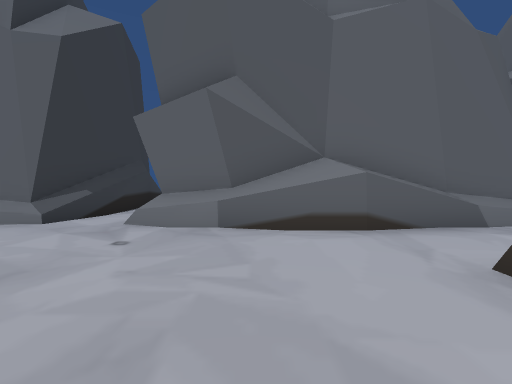
[1] (above)

16 first-person views from a walk through a scene from a Unity 3-D project. The camera is 1.5 m above the floor, tilts 2° down and sees 85° across. The floor is counted in squares, 2 m on a side. Each view is taken from the middle of a square. On the plan, view 1 faces up. The plan holds only what a view shows up to about 10 squares ahead; the rest is blank. The place goes on beyond the plan. The player character is not drawn.

[2]
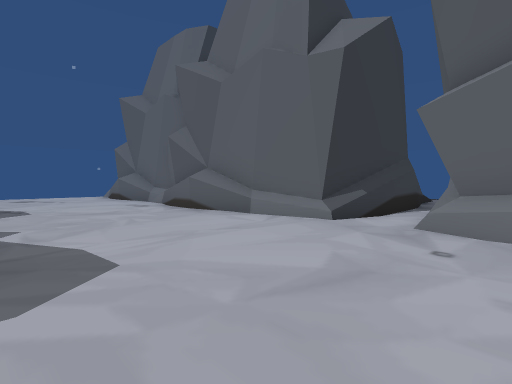

[3]
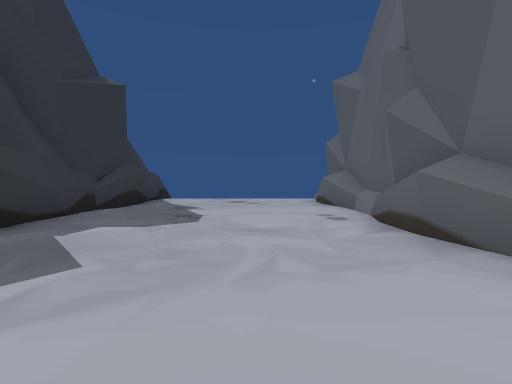

[4]
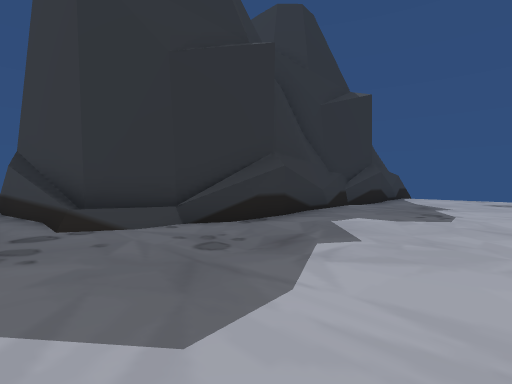

[5]
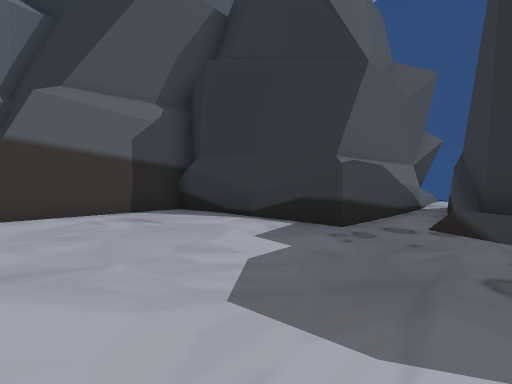

[6]
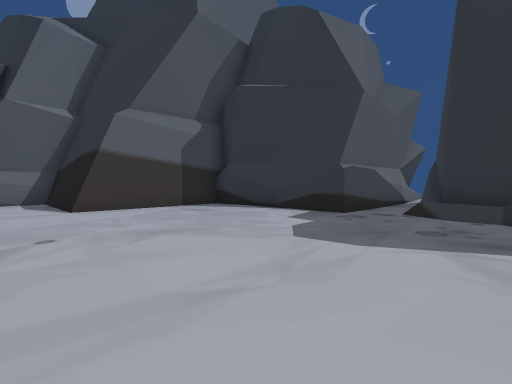

[7]
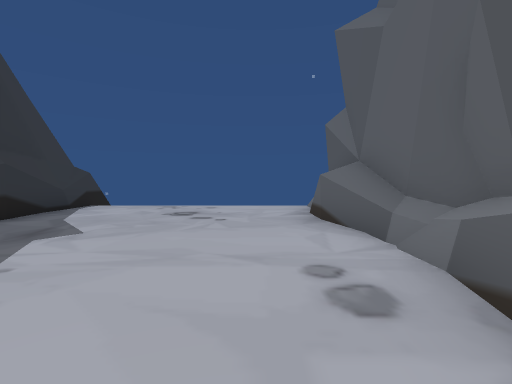

[8]
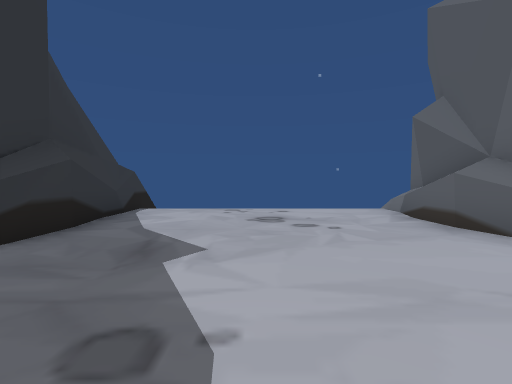

[9]
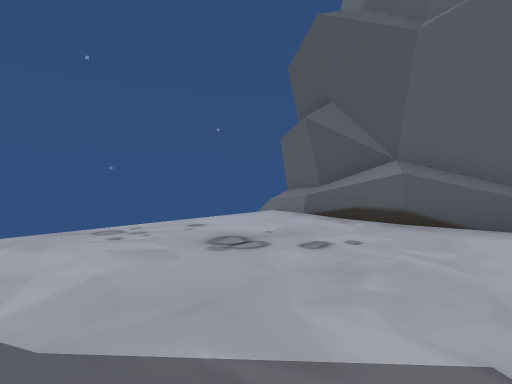

[10]
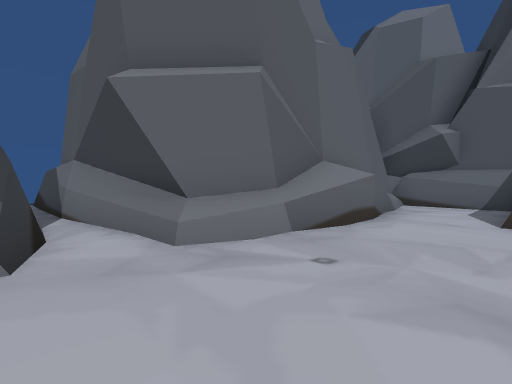

[11]
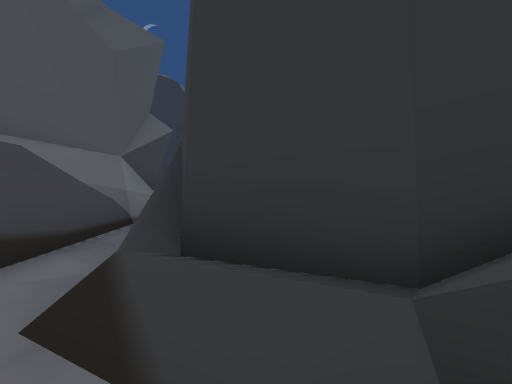

[12]
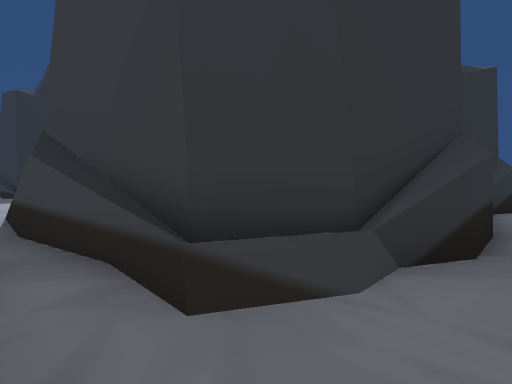

[13]
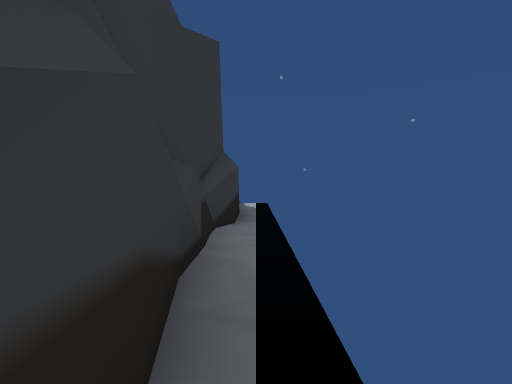

[14]
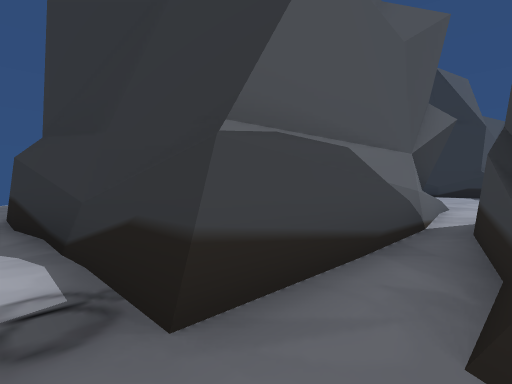

[15]
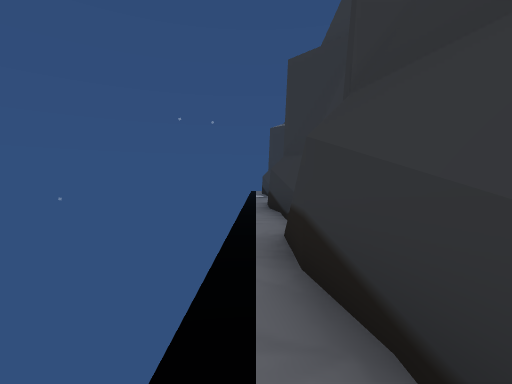

[16]
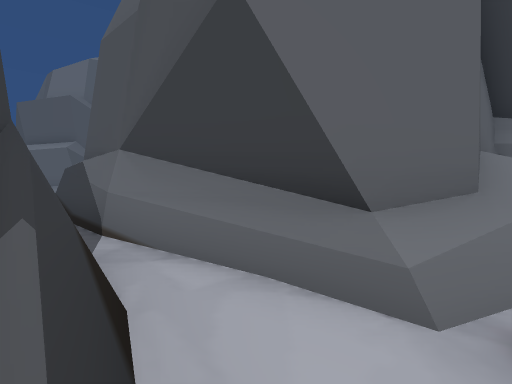

### Floor plan
Key: @ floor where view 1 was taken; # wall or solid block; . main floor; : floor 1 m higher than the main floor; / step, stairs or slope; ^ raised ledge; v drop or lower ground.
Columns run from 18 left of view 1 to 6 right of it. Each row starts with its distance up from view 1.
 14   ....................
 13    ##########//.######
 12             ###/#
 11               #/#
 10               #.#
  9               #.#
  8               #.#
  7               #.#
  6  #            #.##    ^##
  5 v^#############.^#####:/#
  4  .......................#
  3  .......................#
  2  ...................#####
  1  ...................#
  0  .................@.#
 -1  ...................#
 -2  ...##....##/.......#
 -3 #############///#####
 -4             ###/#
 -5               #.#
 -6               #.#
 -7               #.#
 -8               #.#
 -9               #.#
-10               /.##
-11               ...^^

Where each view was taken, in squares from view 1:
view 1: 0 up, 0 right, facing up
view 2: 0 up, 1 left, facing up-left
view 3: 2 up, 4 left, facing left
view 4: 2 up, 3 left, facing down-left
view 5: 2 up, 5 left, facing down-right
view 6: 4 up, 6 left, facing down-right
view 7: 3 up, 8 left, facing left
view 8: 1 up, 9 left, facing left
view 9: 1 down, 12 left, facing up-left
view 10: 2 up, 4 left, facing up-right
view 11: 14 up, 5 left, facing down
view 12: 14 up, 3 left, facing down-left
view 13: 14 up, 7 left, facing left
view 14: 14 up, 4 left, facing down-right
view 15: 14 up, 16 left, facing right
view 16: 11 down, 4 left, facing up-right
